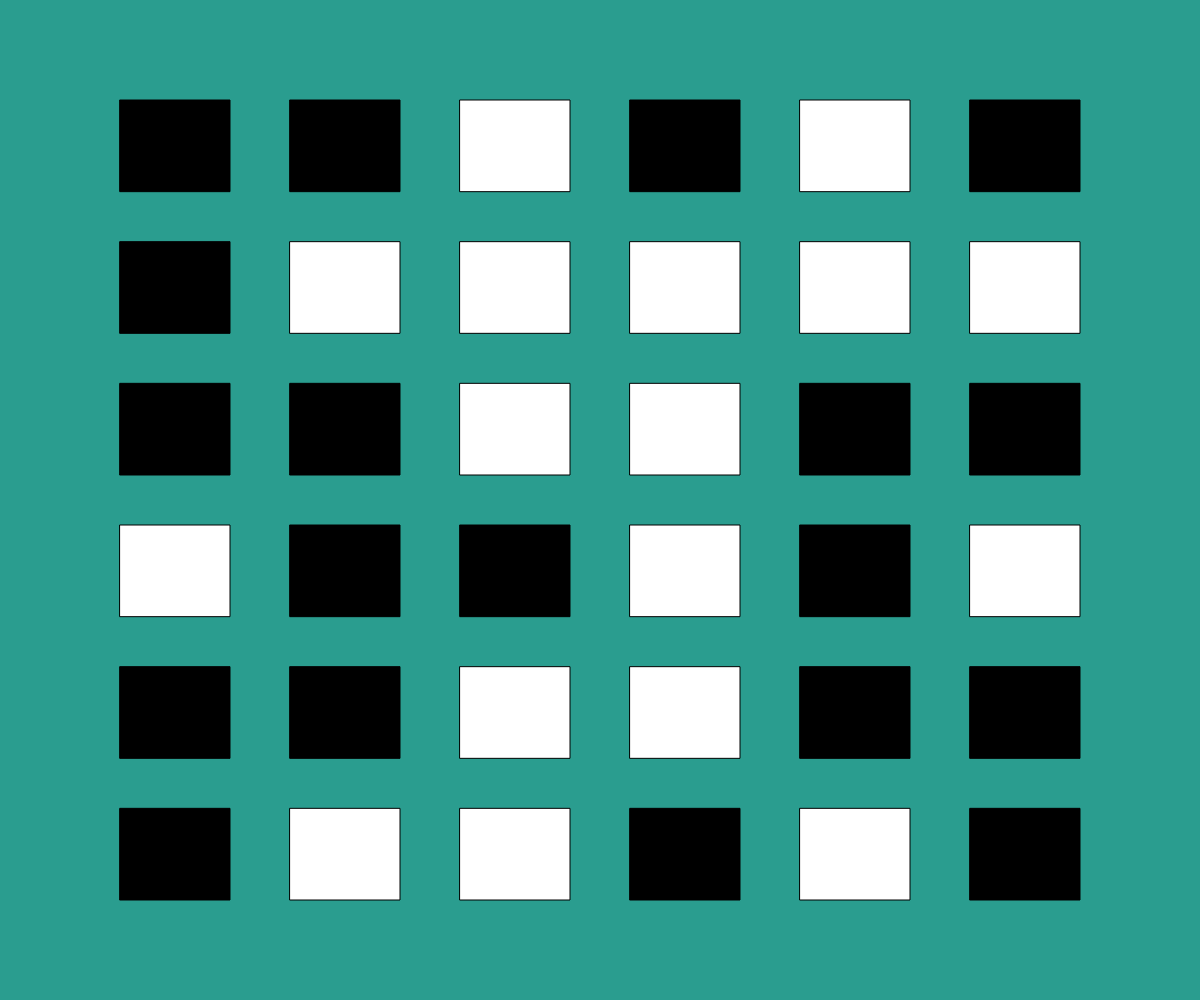
Frame 1 (no input)
Frame 60 (no input): identical to frame 1, image omitted
Frame 120 (the mouse pressed at the canvas centre since frame 60): identical to frame 1, image omitted

The p5.js sketch that drew this single still picture (run headless with seeded random() and noise() and a simulated clock; from frame 60 on, the mouse is pressed at the canvas centre):

// p5.js sketch
// ── sketch.js
// Memory Parity Demo
// Dan Schellenberg

let theBoard, buttonArray;
let edgeHorizontalBuffer, edgeVerticalBuffer;
let cellHorizontalBuffer, cellVerticalBuffer;
let cellWidth, cellHeight;
let state;

async function setup() {
  createCanvas(windowWidth, windowHeight);
  theBoard = random(boards);
  setBufferValues();
  buttonArray = createButtons(theBoard);
  state = "board set";
}

function draw() {
  if (state === "board set") {
    background("#2a9d8f");
  }
  else if (state === "waiting for choice") {
    background("#e9c46a");
  }
  
  for (let button of buttonArray) {
    button.display();
  }
}

function windowResized() {
  resizeCanvas(windowWidth, windowHeight);
  setBufferValues();
  buttonArray = createButtons(theBoard);
}

function mousePressed() {
  if (state === "board set") {
    let clickedAButton = false;
    for (let button of buttonArray) {
      if (button.handleClick(mouseX, mouseY)) {
        clickedAButton = true;
      }
    }

    if (clickedAButton) {
      state = "waiting for choice";
    }
  }
}

function setBufferValues() {
  edgeHorizontalBuffer = width * 0.1;
  edgeVerticalBuffer = height * 0.1;

  cellHorizontalBuffer = width * 0.05;
  cellVerticalBuffer = height * 0.05;

  cellWidth = (width - edgeHorizontalBuffer*2 - cellHorizontalBuffer*5)/6;
  cellHeight = (height - edgeVerticalBuffer*2 - cellVerticalBuffer*5)/6;
}

function createButtons(startingValues) {
  let theButtons = [];
  let startingState;
  for (let y=0; y<6; y++) {
    for (let x=0; x<6; x++) {
      let oneDimensionalArrayLocation = y*6 + x;
      if (startingValues[oneDimensionalArrayLocation] === 0) {
        startingState = true;
      }
      else {
        startingState = false;
      }
      let someButton = new Button((cellWidth+cellHorizontalBuffer)*x+edgeHorizontalBuffer, (cellHeight+cellVerticalBuffer)*y+edgeVerticalBuffer, cellWidth, cellHeight, startingState);
      theButtons.push(someButton);
    }
  }
  return theButtons;
}

class Button {
  constructor(x, y, w, h, state) {
    this.x = x;
    this.y = y;
    this.width = w;
    this.height = h;
    this.state = state;
  }

  display() {
    if (this.state === true) {
      fill("white");
    }
    else {
      fill("black");
    }
    rect(this.x, this.y, this.width, this.height);
  }

  handleClick(x, y) {
    if (this.checkIfInside(x, y)) {
      this.state = !this.state;
      return true;
    }
  }

  checkIfInside(x, y) {
    return x >= this.x && x <= this.x + this.width &&
           y >= this.y && y <= this.y + this.height;
  }
}

// Array of 280 unique possible boards.  These could alternatively be stored
// in a file/database and retrieved from there.
let boards = 
[
  [1,0,1,0,0,0,0,0,1,1,1,0,0,1,1,0,1,1,0,1,0,0,0,0,0,1,1,1,0,1,1,0,0,1,0,1],
  [1,0,0,0,0,1,0,1,1,1,0,0,0,1,0,1,1,1,1,1,0,0,1,0,0,0,0,1,1,0,1,1,0,1,0,0],
  [1,0,1,0,0,1,1,0,1,1,1,0,0,0,0,0,1,0,1,1,0,1,1,0,0,1,1,1,0,0,0,0,0,1,0,1],
  [0,0,1,0,1,1,0,1,1,0,0,0,0,1,0,0,1,1,1,1,1,0,1,0,0,0,1,1,1,0,1,0,0,0,0,1],
  [1,0,1,0,0,0,1,0,0,1,0,1,1,0,1,1,0,1,1,1,1,1,0,1,0,0,1,0,1,0,0,0,0,0,1,0],
  [0,0,1,1,1,1,0,0,1,0,0,0,0,1,1,1,0,1,0,0,1,1,1,0,1,1,0,0,0,0,0,0,1,1,1,0],
  [0,1,0,0,0,0,0,1,0,1,0,0,1,0,1,1,1,1,1,0,1,1,0,1,1,0,1,0,0,1,0,0,0,1,0,1],
  [0,1,1,1,0,0,0,0,0,0,1,1,0,1,1,1,0,0,1,0,1,1,1,0,0,0,0,1,0,0,1,1,1,1,0,0],
  [0,0,1,0,0,1,1,1,0,0,1,0,1,0,1,1,1,0,1,1,1,1,1,0,0,0,0,0,1,1,1,1,1,1,0,1],
  [1,0,1,1,1,0,1,0,1,0,1,0,1,0,1,1,0,1,1,0,1,1,0,0,0,1,1,1,1,0,1,1,0,0,0,1],
  [1,0,1,1,1,1,1,1,0,0,0,0,0,1,1,1,1,1,0,1,1,1,0,1,0,1,0,0,1,1,1,0,0,1,0,0],
  [1,0,0,0,1,1,0,1,1,1,1,0,0,0,1,1,0,1,1,0,1,1,0,1,0,1,0,1,0,1,0,1,1,1,0,1],
  [1,0,1,1,0,1,1,0,1,0,1,0,1,0,0,0,1,0,1,0,1,1,0,0,0,0,0,1,0,1,0,1,1,0,0,1],
  [0,0,1,1,1,1,1,0,0,0,0,0,1,0,1,0,1,1,0,1,1,0,0,1,0,0,0,1,1,0,1,1,0,0,0,1],
  [1,0,0,1,1,0,1,0,1,0,0,0,0,0,1,1,0,1,0,1,0,0,0,1,0,1,0,1,0,1,1,0,1,1,0,1],
  [1,0,0,0,1,1,0,1,1,0,0,0,1,0,0,1,1,0,1,1,0,1,0,1,0,0,0,0,0,1,1,1,1,1,0,0],
  [0,1,1,1,1,0,1,1,1,0,1,1,0,1,1,0,1,1,0,1,0,0,0,0,1,0,1,0,1,1,0,1,0,0,0,0],
  [0,1,0,0,1,0,1,0,1,1,1,1,0,1,0,1,1,1,0,0,0,0,0,1,0,1,0,1,1,1,0,1,0,1,1,0],
  [0,0,0,0,1,0,1,1,0,1,0,1,0,0,0,0,1,0,1,1,0,1,1,0,1,1,0,1,1,1,0,1,1,1,1,0],
  [0,1,1,0,1,0,1,1,1,0,1,0,1,0,0,0,0,0,1,1,1,0,1,0,1,1,1,1,0,1,0,1,0,0,1,0],
  [0,1,0,1,1,1,0,0,0,0,1,0,1,1,0,1,0,1,1,0,0,1,1,0,0,1,1,1,1,0,0,0,1,1,0,1],
  [0,0,1,1,0,0,0,1,0,1,0,1,1,1,0,0,0,0,1,1,1,1,0,1,0,1,1,0,1,1,1,0,0,1,0,1],
  [1,0,1,1,0,0,0,1,1,1,1,0,0,1,1,0,0,1,1,0,1,0,1,1,0,1,0,0,0,0,1,1,1,0,1,0],
  [1,0,1,0,0,1,1,1,0,1,1,0,1,0,1,1,1,1,0,0,0,0,1,1,1,0,1,0,1,0,0,0,1,1,0,0],
  [1,1,1,1,0,0,1,1,0,0,0,1,1,0,0,0,0,1,0,1,1,0,0,1,0,1,0,1,1,1,1,1,0,1,1,1],
  [1,0,0,1,1,1,1,1,1,0,1,1,0,0,1,0,0,1,1,1,0,0,0,1,1,1,0,0,0,0,1,1,1,1,1,0],
  [1,1,1,0,1,1,1,1,1,0,1,0,1,0,0,1,1,0,1,0,0,0,0,1,1,0,0,0,1,1,0,0,1,1,1,1],
  [0,1,1,1,1,1,0,0,0,0,1,1,1,0,0,0,1,1,1,0,0,1,0,0,1,1,0,1,1,1,1,1,1,0,0,1],
  [1,0,0,0,1,0,0,0,1,1,0,1,1,1,1,0,1,0,0,0,1,0,1,1,0,0,1,1,0,0,0,0,0,1,1,1],
  [0,0,0,1,0,1,0,0,0,1,0,0,0,1,1,1,1,0,1,1,0,0,1,0,1,0,1,1,0,1,1,0,1,0,1,0],
  [1,1,1,0,0,0,0,0,1,1,0,0,1,1,0,1,0,0,0,1,0,1,1,1,1,0,1,1,0,0,0,1,0,0,0,1],
  [0,1,0,1,0,1,1,0,1,1,0,1,0,1,0,0,1,1,0,1,1,1,1,0,0,0,1,0,0,0,1,0,1,0,0,0],
  [0,0,1,0,1,0,0,1,0,1,1,0,1,0,1,0,1,1,1,1,0,1,0,0,1,0,1,0,1,1,1,1,1,1,0,1],
  [1,1,1,1,0,0,1,0,1,0,1,0,1,1,0,1,0,1,1,0,1,0,1,0,0,1,0,1,1,1,1,1,0,1,0,0],
  [1,0,1,1,1,1,1,1,0,1,0,1,0,0,1,0,1,1,1,1,0,1,0,1,0,1,1,0,1,0,0,1,0,1,0,0],
  [0,0,1,0,1,1,1,1,1,0,1,0,0,1,0,1,0,1,1,0,1,0,1,1,0,1,0,1,0,1,0,0,1,1,1,1],
  [0,1,0,0,1,0,1,0,0,1,0,1,0,1,0,1,1,1,1,0,0,0,1,1,1,0,1,1,1,0,1,1,1,0,0,0],
  [1,1,1,0,1,0,1,0,0,1,0,1,1,1,0,0,0,0,0,1,0,1,1,0,0,1,1,1,0,1,0,0,1,1,1,0],
  [0,0,0,1,1,1,0,1,1,1,0,1,1,1,0,0,0,1,1,1,1,0,1,0,1,0,1,0,0,1,0,1,0,0,1,0],
  [0,1,1,1,0,0,1,0,1,1,1,0,0,1,1,0,1,0,0,0,0,0,1,1,1,0,1,0,0,1,0,1,0,1,1,1],
  [1,1,0,1,0,1,0,1,0,1,0,1,0,1,0,1,0,0,1,0,1,0,0,1,1,0,0,1,1,1,1,0,1,1,1,1],
  [1,1,1,0,0,1,0,0,0,1,1,1,1,0,1,0,0,0,1,1,0,1,1,1,1,1,0,0,0,0,1,1,1,0,1,1],
  [1,1,1,1,0,1,1,1,1,0,0,1,1,0,0,1,0,1,0,0,1,0,1,0,1,0,1,0,1,0,1,0,1,0,1,1],
  [1,1,0,1,1,1,0,0,0,0,1,1,1,1,1,0,1,1,0,0,0,1,0,1,1,1,1,0,0,0,1,0,0,1,1,1],
  [1,1,0,0,1,1,0,1,0,0,1,1,0,1,1,1,0,1,1,1,0,0,0,1,1,0,0,1,1,1,1,1,1,1,1,0],
  [1,1,1,0,0,1,1,0,1,1,1,1,1,0,0,1,0,0,1,1,0,1,0,0,1,1,0,0,1,1,0,1,1,1,1,1],
  [0,1,1,1,1,1,1,1,1,0,0,1,1,0,0,0,1,1,1,0,1,1,1,0,1,1,0,0,1,0,1,1,0,0,1,1],
  [1,1,1,1,1,0,1,1,0,0,1,1,0,0,1,0,1,1,0,0,1,0,0,1,1,1,1,1,0,1,1,0,0,1,1,1],
  [1,1,1,0,0,1,1,1,0,1,0,0,1,0,0,0,1,0,1,1,1,1,0,1,0,1,0,0,0,1,0,1,0,1,1,0],
  [0,0,1,1,1,1,1,1,1,0,1,1,0,0,1,0,0,1,1,0,1,0,1,0,1,0,0,1,0,0,0,1,1,0,0,1],
  [0,1,1,0,1,0,1,0,0,0,1,0,1,0,1,1,1,1,0,1,0,0,0,1,0,0,1,0,1,1,1,0,0,1,1,1],
  [1,0,0,1,1,0,0,0,1,0,0,1,0,1,0,1,0,1,1,0,0,1,0,0,1,1,0,1,1,1,1,1,1,1,0,0],
  [0,0,1,1,1,1,0,1,0,1,0,1,0,1,1,1,0,1,1,1,1,0,1,1,1,1,1,0,0,1,0,1,0,0,0,0],
  [0,1,1,0,0,0,1,1,1,1,1,0,0,1,1,1,0,1,0,0,0,1,1,1,0,0,1,0,0,1,0,1,1,1,1,1],
  [0,0,0,0,1,0,1,0,0,1,1,1,1,1,0,1,1,1,1,0,1,1,1,0,1,0,1,0,1,0,1,1,1,1,0,0],
  [1,1,1,1,1,0,1,0,0,1,0,0,1,1,1,0,0,0,1,0,1,1,1,0,0,1,1,1,1,1,0,0,0,1,1,0],
  [0,1,1,0,0,0,1,0,0,1,1,0,0,1,1,0,0,0,1,1,1,1,0,1,0,1,0,1,0,0,0,1,1,0,1,0],
  [0,0,1,0,1,0,1,1,1,1,0,1,1,0,1,1,0,1,0,1,1,0,1,0,1,0,0,0,1,0,0,0,1,0,0,0],
  [0,1,0,1,1,0,0,0,1,0,1,0,1,0,1,1,1,1,0,0,0,1,1,0,0,1,1,0,0,1,0,0,0,1,1,0],
  [0,0,0,1,0,0,0,1,0,0,0,1,0,1,0,1,1,0,1,0,1,1,0,1,1,0,1,1,1,1,0,1,0,1,0,0],
  [1,0,0,1,0,0,1,1,0,0,0,1,0,1,1,1,1,0,0,1,1,0,0,1,1,1,1,0,0,1,1,1,1,1,1,0],
  [1,1,0,0,1,1,1,1,1,1,1,0,1,1,1,1,0,0,1,0,0,1,0,1,1,0,0,1,0,0,0,1,1,0,1,0],
  [0,1,1,1,1,1,1,0,0,1,1,1,1,0,0,1,1,0,0,1,1,1,1,0,1,0,0,0,1,1,0,0,1,0,0,1],
  [0,1,0,1,1,0,0,0,1,0,0,1,1,0,1,0,0,1,0,0,1,1,1,1,0,1,1,1,1,1,1,1,0,0,1,1],
  [1,0,1,1,1,0,0,0,1,0,1,1,1,1,1,0,1,0,0,1,0,1,1,0,0,0,1,1,0,0,0,1,0,0,0,0],
  [0,0,0,1,0,1,1,0,1,1,0,0,0,1,0,1,1,1,0,1,1,0,0,1,0,0,1,1,1,1,0,0,0,0,1,0],
  [0,0,0,0,1,0,0,0,1,1,0,0,0,1,1,0,1,0,0,1,0,1,1,1,1,1,0,1,0,0,0,1,1,1,0,1],
  [0,1,0,0,0,0,1,1,1,1,0,0,1,0,0,1,1,0,1,1,1,0,1,0,0,0,1,1,0,1,1,0,1,0,0,0],
  [0,0,0,1,0,1,1,0,0,1,0,1,1,1,1,0,0,1,0,0,1,0,1,1,1,1,1,1,0,0,1,1,1,0,1,1],
  [1,1,0,1,1,0,1,1,0,1,0,0,1,1,1,1,0,0,0,1,0,0,1,1,1,0,1,0,0,0,1,0,1,1,1,1],
  [1,1,0,1,1,1,0,0,1,1,1,1,1,1,0,1,0,0,1,0,0,1,1,1,1,0,1,0,0,1,1,0,1,0,0,0],
  [1,1,1,1,0,1,0,0,0,1,0,1,1,1,0,0,1,0,0,0,1,1,1,1,0,0,1,0,1,1,0,1,1,0,1,1],
  [0,1,0,1,0,0,0,0,0,0,0,1,1,0,1,0,0,0,1,1,1,1,1,0,0,1,0,0,1,0,0,0,0,1,0,0],
  [0,0,1,1,0,0,0,1,1,0,0,1,0,0,1,1,0,0,1,0,1,0,0,1,0,1,1,0,0,0,0,0,0,0,1,0],
  [0,0,1,0,0,0,0,1,0,0,1,0,0,1,1,1,1,1,0,0,0,1,0,1,1,0,0,0,0,0,0,0,1,0,1,0],
  [0,1,0,0,0,0,0,0,0,1,1,0,1,0,0,1,0,1,0,0,1,1,0,0,1,0,0,1,1,0,0,0,1,1,0,0],
  [1,0,1,0,1,1,0,1,0,1,0,1,1,1,1,0,1,0,1,0,0,0,0,0,0,0,0,1,0,1,1,1,0,1,0,0],
  [1,0,1,1,0,1,1,0,0,1,1,0,0,0,0,1,0,1,1,1,0,0,1,0,0,0,0,1,0,1,0,1,0,0,1,1],
  [0,0,1,0,1,1,1,0,1,0,0,0,0,0,0,0,0,1,0,1,0,1,1,1,1,0,1,0,1,0,1,1,0,1,0,1],
  [1,1,0,0,1,0,1,0,1,0,0,0,0,1,0,0,1,1,1,0,1,0,0,0,0,1,1,0,0,1,1,0,1,1,0,1],
  [0,0,0,1,0,1,1,1,1,1,1,0,1,1,1,0,0,1,0,1,1,0,1,0,0,1,0,1,0,0,0,1,1,0,0,1],
  [0,0,0,1,1,0,1,1,1,1,1,0,1,0,1,1,1,0,0,1,0,0,1,1,0,0,1,0,1,0,1,0,0,1,0,1],
  [1,0,0,1,1,0,0,0,1,0,1,0,0,1,0,1,1,0,1,0,0,1,1,1,0,1,1,1,1,1,1,0,1,0,0,0],
  [1,0,1,0,0,1,0,1,0,1,0,0,1,1,0,0,1,0,0,1,1,1,0,1,0,1,1,1,1,1,0,1,1,0,0,0],
  [1,0,1,1,0,1,1,0,1,1,1,1,1,1,1,1,0,0,1,0,1,1,0,0,0,0,0,0,1,1,0,0,0,1,0,0],
  [0,0,1,1,1,1,0,0,0,1,0,0,0,0,1,1,1,1,1,0,1,1,1,1,0,1,0,0,1,0,0,1,0,0,1,1],
  [0,0,1,0,0,0,1,1,0,0,0,0,0,0,1,1,0,1,0,0,1,1,1,1,1,1,1,1,0,1,1,0,1,1,0,1],
  [1,1,0,0,1,0,0,1,0,0,1,0,1,1,1,1,0,1,1,1,1,1,0,0,0,0,1,0,0,0,1,1,1,1,0,0],
  [1,0,0,1,0,0,1,0,1,0,1,0,0,0,0,0,1,1,0,0,1,0,1,1,0,0,0,0,1,1,0,1,0,0,0,0],
  [0,0,0,0,1,1,1,0,0,0,0,0,0,0,1,0,1,0,0,0,0,0,0,1,0,1,1,1,1,0,0,1,1,1,0,0],
  [0,0,0,0,1,0,1,1,0,0,0,0,1,1,0,1,0,0,1,1,0,0,0,0,0,1,0,1,0,1,0,0,1,0,0,1],
  [0,0,1,1,1,0,0,1,1,1,1,0,1,0,0,0,0,0,0,1,0,1,0,0,0,0,0,0,0,1,1,1,0,0,0,0],
  [1,1,1,0,1,0,0,0,0,1,1,1,0,0,1,1,1,1,1,1,1,0,0,0,0,0,0,0,1,1,0,1,1,1,0,0],
  [0,0,1,0,0,1,1,0,1,0,0,1,1,0,1,1,0,1,1,0,0,1,1,0,0,1,0,1,1,1,0,1,0,1,1,0],
  [0,0,1,1,1,0,1,1,0,0,0,0,0,0,0,1,1,1,1,1,1,1,0,0,1,1,1,0,0,0,0,1,0,1,1,1],
  [0,1,1,0,1,0,1,1,1,0,1,0,0,1,1,0,0,1,1,0,1,1,0,1,1,0,0,1,0,1,1,0,0,1,0,0],
  [0,1,1,0,0,0,1,1,1,1,1,0,1,1,0,0,1,1,1,0,0,0,1,1,0,1,1,1,0,1,1,1,1,1,1,0],
  [1,0,1,1,1,0,1,1,0,1,1,1,1,1,0,0,1,1,1,1,0,0,1,0,1,0,1,1,1,0,0,1,1,1,0,0],
  [0,1,1,1,1,1,1,0,1,1,1,0,1,1,0,0,0,1,1,1,0,0,1,1,0,1,1,1,1,1,0,0,0,1,1,0],
  [0,0,1,1,1,0,0,1,1,1,0,1,0,1,0,0,1,1,1,1,0,0,1,1,1,1,1,0,1,1,0,1,1,1,0,1],
  [1,1,1,0,1,0,0,0,0,1,0,0,0,0,1,0,1,0,1,1,1,1,0,1,1,1,0,0,0,0,1,0,1,1,0,0],
  [1,1,1,0,0,1,0,1,1,0,0,1,1,0,1,1,0,1,1,0,1,0,1,0,0,0,0,1,0,1,0,0,1,0,0,0],
  [0,0,1,1,0,1,0,0,0,0,1,1,1,0,1,1,1,1,0,1,0,1,0,0,0,0,1,0,0,0,0,1,0,1,1,1],
  [0,0,0,1,0,0,1,0,1,0,0,0,0,1,0,1,0,1,1,0,1,1,0,1,1,0,0,1,1,0,1,0,0,1,1,1],
  [0,0,1,0,0,1,1,1,1,0,1,1,1,0,1,1,0,1,1,1,1,0,0,0,1,1,0,0,0,0,0,0,0,0,1,0],
  [0,1,1,1,1,0,0,1,1,0,1,0,0,0,1,1,1,1,0,0,0,1,0,0,1,0,0,0,1,0,0,0,0,1,1,1],
  [0,1,0,0,0,0,0,0,0,0,1,1,0,0,0,1,1,1,1,0,1,1,0,1,1,1,0,1,1,1,1,0,0,1,0,0],
  [1,1,1,0,0,0,0,1,0,0,0,1,0,0,1,0,0,0,1,1,1,1,0,0,0,1,0,1,1,0,0,1,1,1,1,0],
  [0,1,1,1,0,1,1,0,1,0,1,0,1,0,0,1,1,1,1,1,0,1,0,0,0,1,1,0,0,0,1,0,1,0,0,1],
  [1,0,1,1,1,0,0,1,1,0,0,1,1,1,0,0,1,1,0,0,1,1,0,1,0,0,0,1,1,0,1,0,0,1,0,1],
  [1,0,0,1,0,1,0,0,0,1,1,0,0,0,1,0,1,1,1,1,1,0,0,1,0,1,0,1,0,1,1,0,1,1,1,0],
  [1,0,1,0,0,1,0,1,1,0,0,0,1,0,1,1,0,0,1,1,0,0,1,1,1,0,0,1,1,0,0,1,1,1,0,1],
  [0,0,1,1,0,0,0,0,0,1,1,1,0,0,1,0,1,0,0,1,0,1,1,0,1,1,0,0,1,1,1,1,0,0,0,1],
  [1,1,0,0,0,0,1,1,1,0,0,0,0,0,0,1,0,1,0,0,1,0,1,1,0,1,1,1,1,0,1,1,0,0,1,0],
  [1,0,0,0,1,1,1,1,0,0,1,1,0,1,1,0,1,0,0,1,0,1,0,0,1,1,1,0,0,0,0,0,1,1,0,0],
  [0,1,0,0,1,1,0,1,1,1,1,0,1,1,0,1,0,0,1,0,1,0,0,0,0,0,0,1,1,1,0,0,0,0,1,1],
  [1,1,0,1,1,0,0,1,1,0,0,1,0,1,0,0,0,1,0,1,0,1,1,0,1,1,1,0,0,1,0,0,0,1,0,0],
  [0,1,0,0,0,1,0,1,1,1,1,1,0,1,0,0,1,0,1,0,1,0,0,1,0,0,1,0,0,1,0,1,0,1,1,0],
  [0,0,1,0,0,0,1,0,0,1,1,1,0,1,1,0,1,0,1,0,0,0,1,0,1,0,0,1,1,0,0,1,1,0,1,1],
  [0,1,1,0,1,0,1,0,0,1,0,0,1,0,0,1,0,1,0,1,0,0,1,0,1,1,1,1,1,0,1,0,0,0,1,0],
  [1,0,1,0,0,0,1,1,0,1,0,0,0,1,0,0,1,0,0,0,0,0,0,1,1,1,1,0,1,0,1,0,0,0,0,0],
  [1,1,0,0,1,1,0,1,0,1,1,0,0,1,0,0,0,1,0,0,0,0,1,0,0,1,0,1,0,0,0,0,1,0,0,0],
  [0,0,0,0,0,1,0,1,0,1,1,1,1,0,0,0,0,0,0,1,0,0,1,0,0,0,1,0,1,1,0,0,0,1,0,1],
  [0,0,0,1,0,0,0,0,1,0,1,0,0,1,0,0,0,0,1,0,0,0,1,0,0,1,1,0,1,0,1,1,0,0,1,1],
  [1,1,1,0,1,0,1,1,0,0,0,1,0,0,1,1,0,0,1,1,0,0,0,1,1,0,1,0,0,0,0,0,1,0,1,1],
  [0,1,1,0,1,1,0,0,1,0,1,1,1,1,0,1,0,1,0,0,0,1,0,0,1,0,0,0,0,1,1,0,1,0,1,0],
  [1,1,0,1,0,0,0,0,0,1,0,1,1,0,0,0,1,1,0,0,1,1,0,0,1,0,0,0,1,1,0,1,0,1,1,1],
  [0,1,0,1,0,1,1,0,0,0,0,1,0,0,1,0,0,0,1,0,1,0,1,1,1,1,0,1,0,0,1,1,0,1,1,0],
  [1,0,1,0,0,0,1,0,1,1,1,1,1,0,1,1,0,1,0,0,0,0,1,0,1,0,1,1,0,1,0,1,0,0,0,0],
  [0,1,0,1,1,1,1,0,0,0,0,0,0,1,0,1,1,1,0,1,0,1,1,0,0,0,1,0,1,0,0,1,0,1,1,0],
  [0,0,0,0,1,0,1,0,1,1,0,1,0,1,0,0,0,0,1,0,1,1,0,1,1,1,1,1,0,1,0,0,0,1,0,1],
  [0,1,1,0,1,0,0,1,0,1,0,0,0,1,1,0,1,0,1,1,1,0,1,0,0,0,0,0,0,1,1,1,1,0,1,0],
  [1,0,0,1,1,1,1,1,1,1,1,0,1,1,1,0,1,0,0,0,1,1,1,0,1,0,1,1,0,1,0,1,0,1,0,1],
  [0,1,0,1,1,1,1,0,0,1,1,0,0,1,1,1,1,0,1,1,1,0,1,1,0,0,1,1,1,1,1,1,0,0,0,1],
  [1,0,1,0,1,0,1,0,1,1,0,1,0,1,1,1,0,0,0,1,0,1,1,1,0,1,1,1,1,1,1,1,1,0,0,1],
  [1,0,0,0,1,1,1,1,1,1,0,0,1,1,0,1,1,1,0,1,1,1,1,0,0,1,1,0,0,1,1,1,1,0,1,0],
  [1,1,0,1,1,0,1,1,1,1,0,1,0,1,1,1,1,0,0,1,1,0,0,1,1,0,0,1,1,1,1,1,1,1,1,0],
  [1,1,0,0,1,1,1,0,1,1,1,1,1,0,1,1,1,0,1,1,0,1,1,1,1,1,0,1,0,1,0,1,1,0,1,0],
  [0,1,1,1,1,1,1,1,1,0,0,1,1,0,0,1,1,0,0,1,1,1,1,0,1,0,1,1,1,1,0,1,1,0,1,1],
  [0,1,0,1,1,0,1,0,1,0,1,1,1,1,1,0,1,1,0,1,1,1,0,1,1,1,1,1,0,1,1,1,0,0,1,1],
  [1,0,1,0,0,0,1,1,0,1,0,0,1,0,1,1,0,1,1,0,1,0,1,0,0,0,0,0,1,1,0,0,1,1,0,1],
  [0,0,1,1,1,1,0,0,0,0,1,0,1,0,1,1,0,1,1,0,0,1,1,0,0,1,1,0,0,0,1,1,0,1,0,0],
  [1,0,1,1,0,0,1,1,0,0,0,0,0,1,0,1,0,1,1,0,1,1,0,1,0,0,1,0,1,1,0,0,0,1,0,1],
  [0,0,1,0,1,1,0,0,0,1,1,0,0,1,1,0,0,1,1,0,1,1,0,1,0,1,0,0,0,0,1,1,1,1,0,0],
  [1,0,0,1,1,1,1,1,0,0,1,0,0,1,0,1,0,0,0,0,0,0,0,1,1,0,1,0,1,1,1,1,1,1,1,0],
  [1,1,0,0,1,1,1,0,0,1,1,0,1,1,0,0,0,0,1,0,0,1,0,1,1,1,0,0,1,1,0,1,1,0,0,1],
  [0,1,1,1,1,1,1,1,0,1,0,1,1,0,0,0,0,0,0,0,1,0,1,0,0,1,0,0,1,1,1,1,1,0,0,1],
  [1,0,0,1,1,0,1,1,0,0,1,1,1,0,1,0,0,1,0,0,0,0,1,1,0,1,1,0,0,1,1,1,0,0,1,1],
  [1,0,0,0,1,0,0,0,0,0,1,0,1,0,0,0,0,1,0,1,0,1,1,0,1,0,1,1,1,0,1,0,1,1,0,0],
  [1,1,0,1,0,1,0,0,1,0,0,0,1,1,0,0,0,0,1,1,1,0,0,0,0,1,1,0,1,1,0,0,0,1,0,0],
  [0,0,1,1,0,1,0,1,1,1,0,1,0,1,1,0,1,0,1,0,0,0,0,1,0,1,0,0,0,0,0,1,0,0,0,1],
  [0,0,1,0,0,0,1,1,0,1,1,0,0,0,0,1,1,1,0,0,0,0,1,1,0,0,0,1,0,0,1,0,1,0,1,1],
  [1,1,0,1,0,1,1,0,1,1,1,1,1,1,0,1,0,1,1,1,0,1,1,1,0,1,0,0,1,0,0,1,1,1,1,1],
  [0,0,1,1,1,1,1,1,1,1,0,1,1,0,0,0,1,0,1,0,1,1,1,1,1,1,1,0,1,0,1,0,1,1,1,1],
  [1,1,1,1,1,0,0,1,0,0,1,0,1,1,1,0,1,1,1,0,1,0,1,1,1,1,1,1,0,1,1,0,1,0,1,1],
  [1,1,1,1,0,1,0,1,0,1,1,1,1,1,1,1,0,1,0,1,0,0,0,1,1,0,1,1,1,1,1,1,1,1,0,0],
  [0,1,1,1,0,1,0,0,1,0,1,1,0,1,0,1,1,1,0,1,1,1,1,1,1,0,0,0,1,0,1,0,1,0,0,1],
  [1,1,0,0,0,0,0,0,1,1,0,1,1,0,1,0,1,1,0,0,1,1,0,1,0,1,1,1,1,0,1,0,1,1,1,1],
  [1,0,0,1,0,1,0,1,0,0,0,1,1,1,1,1,1,0,1,1,1,0,1,0,1,1,0,1,0,0,1,0,1,1,1,0],
  [1,1,1,1,0,1,0,1,1,1,1,0,1,0,1,1,0,0,1,1,0,1,0,1,1,0,1,1,0,0,0,0,0,0,1,1],
  [0,0,1,1,0,0,1,0,0,1,1,0,1,0,0,1,1,1,0,0,1,0,0,0,1,0,1,1,1,0,1,1,1,1,1,0],
  [1,1,0,1,1,0,1,0,0,0,0,0,1,1,1,0,0,1,1,1,0,1,1,1,1,1,0,1,1,0,0,0,0,1,0,0],
  [0,1,1,1,1,1,0,1,1,1,0,1,0,0,0,1,0,0,1,1,1,0,0,1,0,1,1,0,0,1,0,0,1,1,0,0],
  [0,0,1,0,0,0,0,1,1,0,1,1,1,1,1,0,1,1,1,0,0,1,1,1,0,0,0,0,0,1,0,1,1,0,1,1],
  [0,0,1,1,1,1,0,0,1,1,0,1,0,1,1,1,1,0,0,0,0,1,1,1,1,0,1,0,0,0,1,0,0,1,1,0],
  [1,1,0,0,0,0,0,0,0,1,0,0,0,1,0,1,1,1,1,0,1,1,1,1,1,0,1,1,0,1,0,0,1,0,1,1],
  [0,1,1,0,0,1,0,0,0,1,0,1,1,1,1,0,0,0,0,1,1,1,1,0,1,0,1,1,0,0,1,1,1,1,0,0],
  [1,1,0,1,0,0,1,0,1,1,0,1,1,1,1,1,0,1,1,1,1,0,1,0,0,0,1,0,0,0,0,0,0,0,1,1],
  [1,0,1,0,0,0,0,0,0,1,1,1,0,1,0,0,0,1,1,0,0,1,1,0,0,1,1,1,1,0,0,1,0,0,1,1],
  [0,0,1,0,0,1,1,1,0,1,0,0,0,1,0,0,0,1,0,1,1,0,1,0,1,1,1,0,1,0,1,0,0,1,1,0],
  [1,1,0,0,1,0,0,1,1,1,1,0,0,1,1,0,0,1,1,0,0,0,1,0,1,1,1,0,0,0,0,0,0,1,0,1],
  [0,1,1,0,0,1,0,1,0,1,1,1,0,1,0,1,1,0,1,0,0,0,1,0,0,0,1,0,1,1,1,0,0,1,0,0],
  [1,0,0,0,0,1,0,0,1,1,0,1,0,0,0,1,1,0,1,0,1,1,1,1,1,1,0,1,1,0,1,0,0,1,1,0],
  [1,1,1,0,0,1,0,1,0,0,0,0,0,0,1,0,1,0,1,1,1,1,1,0,1,1,1,1,0,0,0,0,1,0,1,1],
  [0,1,1,0,0,1,0,1,1,0,1,1,1,1,1,1,0,1,0,1,1,0,0,0,1,0,1,1,0,0,1,0,0,0,0,1],
  [1,1,0,1,0,0,0,0,1,1,1,1,0,1,1,1,1,1,0,1,0,1,0,0,0,0,0,0,1,0,1,0,0,1,1,1],
  [0,0,0,0,1,1,0,1,1,0,0,1,0,0,1,0,1,0,1,1,0,1,1,1,0,0,0,1,0,1,1,1,0,1,1,1],
  [1,0,1,0,0,0,1,0,1,0,1,0,0,0,0,1,1,0,1,1,1,0,0,0,1,0,1,1,0,1,1,1,1,0,1,1],
  [1,1,1,0,1,1,1,0,1,0,0,0,1,1,1,0,1,1,0,1,0,1,0,0,1,0,0,1,1,0,1,1,0,0,0,0],
  [1,1,0,1,1,1,1,0,1,1,0,1,0,0,0,1,1,1,0,1,1,0,0,0,0,1,0,1,0,1,0,0,0,1,0,1],
  [1,0,0,0,1,0,1,0,0,1,1,0,0,0,0,0,1,1,0,1,0,1,0,1,0,0,1,0,1,0,0,0,1,1,0,1],
  [0,0,0,0,1,1,0,0,1,0,0,0,1,1,0,0,0,0,1,0,1,0,1,0,0,1,0,1,1,1,1,0,1,1,0,0],
  [1,0,1,1,0,0,0,1,0,1,0,0,1,0,1,0,1,0,1,1,0,0,0,0,0,1,1,0,0,1,0,1,0,0,0,1],
  [0,0,1,1,0,1,1,1,1,0,1,0,0,1,0,1,0,1,0,0,0,0,1,1,0,0,0,1,0,0,1,1,0,0,0,0],
  [0,1,0,0,1,0,1,0,0,0,0,0,1,0,0,0,1,0,1,0,1,1,0,0,1,0,1,1,0,1,0,0,0,1,0,0],
  [0,1,1,1,1,0,0,0,0,0,0,1,0,1,1,0,0,0,1,1,1,0,0,0,0,0,0,1,0,1,0,1,0,0,0,0],
  [0,0,1,0,0,0,1,0,1,1,0,1,0,0,1,1,0,1,0,1,0,0,0,1,0,0,0,0,0,1,0,1,0,0,1,0],
  [0,0,0,0,1,0,1,0,1,0,0,0,0,0,0,1,1,1,0,0,0,1,1,0,1,0,0,0,0,0,0,1,1,1,1,0],
  [0,1,0,1,0,0,0,0,0,0,0,1,0,1,1,1,1,0,1,1,0,0,1,0,1,1,1,0,0,1,0,1,0,1,0,1],
  [0,1,1,0,0,0,1,1,1,1,0,1,0,1,0,1,0,0,1,0,0,1,0,1,0,0,1,1,0,0,1,1,0,0,1,0],
  [1,0,1,0,1,0,1,0,0,1,1,1,0,1,0,0,1,1,0,1,1,1,1,0,1,0,0,0,0,0,0,0,1,0,1,0],
  [0,1,0,0,1,1,0,0,1,1,0,0,1,0,1,0,0,1,0,0,1,0,1,0,1,0,1,1,1,1,0,0,0,1,1,0],
  [0,0,1,1,0,0,1,0,0,0,1,1,0,1,1,0,0,0,1,0,1,0,0,1,0,1,0,0,1,0,0,1,1,0,0,1],
  [0,0,1,0,1,0,1,1,0,1,0,0,1,0,1,1,0,1,0,0,0,0,0,1,0,1,0,0,1,0,1,0,1,0,1,0],
  [1,0,0,1,1,0,0,1,0,0,1,0,1,0,0,1,0,1,0,0,0,1,1,0,1,1,0,0,0,1,0,0,1,1,0,0],
  [0,1,0,1,0,1,0,1,0,0,1,0,1,0,0,0,0,0,1,0,1,1,0,1,0,0,1,0,1,1,0,1,0,1,0,0],
  [1,1,0,0,0,0,0,0,1,1,0,1,0,1,1,0,0,0,1,0,0,1,1,0,1,0,1,1,1,0,1,1,1,0,0,0],
  [1,1,1,0,0,1,1,0,0,1,0,1,1,1,0,1,1,0,0,1,1,0,1,0,0,1,1,0,0,0,0,0,0,0,1,0],
  [0,0,0,1,1,1,0,1,1,1,0,1,0,1,1,0,0,1,0,0,0,1,1,0,1,0,1,1,0,0,0,0,0,0,1,1],
  [0,1,0,0,0,0,0,0,0,1,1,0,0,1,0,1,1,0,0,1,1,0,1,1,1,0,1,0,0,1,1,0,0,1,1,1],
  [0,0,1,1,0,0,0,0,1,0,1,1,0,0,0,1,1,0,1,0,0,1,1,0,0,0,0,1,1,0,1,1,0,1,0,0],
  [1,0,1,0,0,0,1,0,0,0,0,0,0,0,0,0,1,1,1,1,1,1,0,1,0,1,1,1,1,0,0,0,0,0,1,0],
  [0,0,1,0,1,1,0,1,1,0,0,0,0,1,1,0,0,1,0,1,1,0,0,0,1,1,0,1,0,0,0,0,1,1,0,0],
  [0,1,0,0,0,0,0,1,1,1,1,0,1,0,1,1,1,1,1,1,0,0,0,0,0,0,0,0,0,1,0,0,0,1,0,1],
  [0,0,1,0,1,0,0,0,1,1,0,1,0,1,1,0,1,1,0,0,1,1,0,1,1,1,0,1,1,0,1,1,0,0,1,0],
  [1,1,0,0,0,0,1,1,0,1,0,0,0,0,1,1,1,1,0,1,1,0,1,0,1,1,0,1,0,1,0,0,1,1,1,0],
  [0,1,0,0,1,1,0,1,1,0,1,1,1,0,1,1,0,0,1,1,0,1,1,0,1,0,1,1,0,0,0,1,0,1,0,0],
  [0,1,1,1,0,0,1,0,1,0,1,1,0,1,0,1,1,0,1,1,1,1,0,0,0,0,1,0,1,1,0,0,0,0,1,1],
  [0,0,1,0,0,1,0,0,0,1,1,1,1,0,1,1,0,1,0,0,1,1,0,1,0,0,0,1,0,1,1,1,1,1,1,0],
  [1,0,0,1,0,0,1,0,0,0,0,0,1,0,1,1,0,1,1,1,1,1,1,0,1,0,0,0,1,0,0,1,1,1,1,1],
  [0,1,1,1,1,1,1,0,1,0,0,0,1,0,1,1,0,0,1,0,1,1,0,1,1,1,1,0,0,0,1,0,0,1,0,0],
  [1,1,1,1,1,0,0,1,0,0,0,1,0,1,1,1,1,1,1,0,1,1,0,1,0,0,0,0,0,1,0,0,1,0,0,1],
  [1,1,0,0,1,1,0,1,0,1,1,0,1,1,0,1,0,1,0,0,0,1,1,1,1,1,1,0,0,1,1,1,1,0,1,1],
  [1,1,0,1,0,1,1,1,0,1,1,1,1,1,0,0,0,0,0,0,1,1,1,0,1,0,1,0,1,1,1,1,1,1,0,1],
  [1,1,0,1,1,1,1,0,0,1,1,1,1,1,1,0,0,0,1,0,1,0,1,1,0,1,1,0,1,0,1,1,0,0,1,1],
  [1,0,1,1,1,1,1,1,0,1,0,1,0,1,1,1,0,0,0,0,0,0,1,1,1,1,1,0,1,1,1,0,1,0,1,1],
  [1,0,0,1,0,0,1,1,0,1,1,1,0,1,0,0,1,0,0,0,1,0,1,1,0,0,0,1,0,1,0,1,1,0,1,0],
  [0,0,0,0,1,1,1,0,0,1,1,0,1,0,1,0,0,0,0,1,0,0,1,1,1,0,1,1,1,0,0,1,1,0,1,0],
  [0,1,0,1,1,0,1,0,1,0,0,0,1,1,0,1,0,0,0,1,0,0,1,0,1,1,1,0,1,1,0,0,1,0,0,1],
  [0,1,0,1,1,0,0,1,1,1,0,1,1,1,0,0,1,0,0,0,0,1,0,1,0,1,1,0,0,1,1,1,0,0,0,0],
  [1,0,1,1,0,1,0,0,1,0,0,0,1,1,0,1,1,0,0,0,0,1,1,1,1,0,0,0,0,1,1,0,0,0,0,0],
  [1,1,0,1,0,1,0,0,0,1,0,0,0,0,0,0,1,1,0,0,1,1,0,1,0,0,1,1,0,0,0,1,1,0,0,1],
  [0,0,0,0,0,1,1,0,0,0,0,1,1,1,1,0,0,0,0,1,1,0,1,1,0,0,0,1,0,0,1,0,1,1,0,1],
  [1,0,0,1,1,0,0,0,1,1,0,0,1,0,1,1,0,0,1,1,0,0,0,0,0,0,1,0,0,0,1,0,1,0,1,1],
  [0,1,1,1,0,1,0,0,1,1,1,0,0,0,1,1,1,1,0,0,1,1,0,1,1,1,0,1,1,0,1,1,0,0,1,0],
  [1,1,0,0,0,0,1,1,0,0,0,1,0,0,1,1,1,1,0,1,1,1,1,1,1,1,0,1,1,0,0,0,1,1,0,1],
  [0,1,0,0,1,1,0,1,1,0,1,1,1,0,1,1,0,0,1,1,1,1,0,0,0,1,1,1,0,0,1,0,1,1,1,0],
  [1,0,1,1,0,0,0,1,1,0,1,1,1,1,1,1,1,0,1,1,1,1,0,0,1,0,0,0,1,1,0,0,0,0,1,1],
  [0,1,0,0,1,0,0,0,1,1,1,0,0,0,0,1,0,1,1,0,0,0,1,1,1,0,0,0,0,1,0,0,1,1,1,0],
  [0,1,1,0,0,0,0,0,0,0,0,1,1,0,0,0,1,0,1,0,0,1,1,0,1,0,1,0,1,1,0,1,1,1,0,0],
  [0,1,1,1,0,0,1,0,0,0,0,1,1,1,0,0,0,1,1,0,1,0,0,0,0,1,1,1,0,0,0,1,0,0,1,0],
  [0,0,1,1,1,0,1,1,0,1,0,1,0,1,1,0,0,1,0,1,0,0,0,1,1,0,0,0,0,0,0,0,0,1,1,0],
  [1,1,0,1,1,0,0,1,1,1,1,1,1,0,1,1,0,1,0,0,1,1,1,0,0,1,1,0,1,1,0,0,0,1,0,0],
  [0,0,0,1,0,1,0,1,0,0,1,1,0,1,1,1,1,0,1,0,1,1,1,1,0,1,1,0,1,1,0,1,0,1,1,0],
  [0,0,1,0,0,0,1,1,0,1,1,0,0,1,1,1,0,0,1,0,1,1,0,1,1,1,1,1,1,0,0,1,1,0,1,1],
  [0,1,1,0,1,0,1,1,0,1,1,0,1,1,1,1,0,1,0,1,1,1,1,0,1,1,0,0,1,0,1,0,1,0,0,0],
  [0,0,1,1,1,1,1,1,1,0,0,0,0,0,1,0,1,0,0,1,0,0,1,1,1,0,1,1,1,0,0,1,0,1,0,1],
  [0,1,0,0,1,0,1,0,1,0,1,0,0,1,0,1,1,1,1,1,0,0,0,1,0,1,1,1,0,1,1,0,1,0,0,1],
  [1,0,1,0,1,0,0,1,1,1,0,1,1,1,0,0,1,0,0,1,0,1,0,0,0,0,0,1,1,1,1,1,1,1,0,0],
  [1,0,0,1,0,1,1,0,1,1,1,0,1,0,0,0,1,1,1,1,1,0,1,0,0,1,0,1,0,1,0,1,0,0,1,0],
  [0,0,0,1,0,1,1,1,1,1,0,1,1,0,1,1,1,0,0,0,1,1,1,0,0,0,0,1,1,0,0,0,1,0,1,1],
  [0,0,0,1,1,0,0,0,0,0,1,0,1,0,1,1,1,0,0,1,1,1,1,1,1,1,1,1,0,0,1,0,0,0,1,1],
  [1,1,0,1,0,0,0,1,1,0,0,0,0,1,1,1,0,0,0,1,1,1,0,1,1,0,1,1,1,1,1,0,1,0,0,0],
  [1,1,0,0,0,1,0,0,1,1,1,1,1,1,1,1,1,0,0,1,1,1,0,1,0,1,0,0,0,0,0,1,1,0,0,0],
  [1,0,1,0,1,1,0,1,0,1,0,1,1,0,0,0,1,0,0,0,0,1,1,1,1,1,0,0,1,1,1,1,1,1,0,1],
  [1,1,0,1,0,1,1,1,0,0,1,0,1,0,0,0,0,1,1,0,1,0,1,0,0,1,1,1,0,1,1,1,1,0,1,1],
  [1,0,1,1,1,1,1,1,0,0,1,1,1,1,1,0,0,0,0,1,0,0,0,1,1,0,1,0,1,0,1,1,0,1,0,1],
  [1,1,0,1,1,1,1,0,1,1,1,0,0,1,0,1,0,1,1,0,0,0,0,1,0,1,0,0,1,1,1,0,1,0,1,1],
  [0,0,0,1,1,0,0,1,0,0,1,1,1,1,1,0,1,0,0,0,1,1,1,0,0,0,1,0,0,1,1,1,1,1,0,1],
  [1,0,0,1,0,0,1,0,0,1,1,0,1,1,1,1,0,0,1,0,1,0,0,1,0,0,1,1,1,1,1,1,0,0,1,0],
  [1,0,1,1,1,1,1,0,0,1,0,0,0,1,1,1,0,0,0,1,0,1,1,1,1,1,0,0,1,0,0,1,1,0,0,0],
  [0,1,0,0,1,1,1,1,1,1,0,0,1,0,0,1,0,1,0,0,1,1,1,1,0,1,1,0,0,1,0,0,1,0,0,1],
  [0,0,1,1,1,1,0,1,0,0,1,1,1,0,1,1,0,1,1,1,0,0,0,1,0,0,1,1,1,1,0,1,1,0,1,0],
  [0,0,1,1,0,0,1,0,1,0,1,0,1,1,0,1,0,1,0,1,0,1,0,1,1,1,0,0,1,1,0,1,1,1,1,1],
  [0,1,0,1,1,0,1,1,1,1,0,0,1,0,0,0,1,1,1,0,1,1,0,1,1,1,0,0,1,0,1,1,1,1,0,0],
  [1,1,1,1,1,0,1,1,0,0,1,1,1,0,1,0,1,0,1,0,1,0,1,1,0,1,0,1,0,1,0,0,1,1,0,0],
  [1,0,0,1,1,1,1,0,0,1,0,1,0,0,1,0,1,0,0,1,0,0,1,1,0,1,1,0,1,1,0,1,0,1,0,1],
  [0,0,0,0,1,1,1,1,1,0,0,0,0,1,0,1,0,0,1,0,0,0,1,1,0,1,1,1,0,1,1,1,1,0,1,1],
  [1,0,1,0,1,0,1,1,0,1,1,0,1,1,0,0,1,0,0,1,0,1,0,0,1,0,1,0,0,1,1,1,1,0,0,1],
  [1,1,0,1,1,1,1,0,1,1,1,0,1,1,0,0,0,1,0,0,1,0,1,0,0,0,0,1,1,1,1,1,0,0,0,0],
  [1,1,0,1,0,1,0,0,0,1,1,1,0,1,0,0,0,1,0,1,1,1,0,0,1,0,0,0,1,0,0,0,1,0,0,0],
  [0,1,0,0,0,1,0,0,1,1,0,1,1,0,1,0,0,0,0,0,1,0,1,1,0,1,0,0,1,0,0,0,0,1,1,1],
  [0,0,0,1,0,0,0,1,0,0,0,1,0,0,1,1,1,0,1,0,0,0,1,0,1,1,1,0,0,0,1,0,1,0,1,1],
  [1,1,1,0,0,0,0,1,0,0,1,0,1,1,0,1,0,0,0,0,0,1,0,1,1,0,1,1,0,0,1,0,0,0,1,0],
  [0,0,1,1,0,0,1,0,0,0,1,1,0,0,1,0,0,1,0,1,1,1,0,0,1,1,1,0,0,1,0,1,0,1,1,0],
  [0,1,0,0,1,0,1,1,1,0,0,0,0,1,1,1,0,1,1,0,1,0,0,1,1,0,0,0,1,0,0,1,0,1,1,0],
  [0,1,1,0,1,0,1,0,0,1,1,1,0,0,1,1,1,0,1,0,0,1,0,0,1,1,0,0,0,1,0,0,1,1,0,0],
  [0,1,1,0,1,0,0,1,0,0,0,1,1,0,0,1,0,1,1,0,1,1,1,0,0,0,0,1,1,1,0,1,0,0,1,0],
  [0,1,1,0,1,1,1,0,0,0,0,0,1,0,0,0,0,1,1,0,1,0,0,1,1,0,0,1,1,1,0,0,0,0,0,1],
  [0,1,1,1,1,0,0,0,0,0,0,1,0,0,1,0,0,1,0,1,0,0,0,0,0,1,0,0,0,1,1,1,1,1,0,1],
  [1,0,0,0,0,0,1,1,1,0,0,1,1,0,0,1,0,1,1,0,0,0,0,1,0,0,0,0,0,1,1,1,0,1,1,0],
  [1,0,1,1,1,1,1,0,0,0,1,0,0,0,0,0,1,0,1,0,0,1,0,0,1,0,0,0,0,0,0,1,1,1,1,0],
  [1,0,1,1,1,0,0,1,0,1,1,0,0,0,1,0,1,0,0,0,1,1,0,1,0,0,1,0,0,1,1,0,0,0,1,1],
  [1,0,0,0,0,1,0,0,0,0,1,0,0,1,1,1,0,1,0,0,1,0,1,1,1,0,0,1,1,1,1,1,1,0,0,0],
  [1,1,0,0,0,1,1,0,0,1,0,0,1,0,1,1,0,0,0,1,0,1,0,0,0,1,1,0,1,0,0,1,1,1,0,1],
  [0,0,0,1,1,1,1,1,1,0,0,1,1,1,0,1,0,0,1,0,1,1,1,0,0,1,0,0,0,0,1,0,0,0,0,1],
  [1,1,1,0,1,0,0,0,0,1,1,1,0,1,1,0,1,1,0,0,1,0,1,1,1,0,1,1,0,1,0,1,0,1,0,1],
  [0,1,0,0,0,1,1,0,0,1,0,1,0,1,1,1,0,1,1,1,0,0,1,0,0,0,1,1,1,1,1,1,1,1,1,0],
  [1,0,1,0,1,0,1,0,1,1,0,1,1,1,0,1,0,0,1,1,0,1,1,0,1,1,1,0,0,0,0,1,0,1,1,1],
  [0,1,1,1,1,1,1,1,1,1,0,0,0,1,0,0,1,1,1,0,1,1,1,0,1,0,1,0,0,1,1,0,0,0,1,0],
  [0,0,0,1,1,0,1,1,0,1,0,0,0,1,0,0,1,0,0,0,1,1,0,1,1,1,0,1,1,0,0,0,1,1,1,0],
  [0,1,0,0,1,0,0,1,0,1,1,0,1,0,1,0,0,0,1,1,1,0,1,1,1,1,0,1,0,1,0,0,1,0,0,0],
  [0,1,1,1,0,0,0,1,1,0,1,1,1,0,1,1,0,0,0,1,0,0,1,0,0,0,1,0,1,1,0,1,1,0,0,0],
  [0,0,0,1,0,0,1,0,1,0,1,1,1,1,0,1,1,1,0,0,0,1,0,1,0,1,1,0,1,0,0,1,0,0,1,0],
  [1,0,1,0,1,1,0,0,1,1,1,0,1,0,0,0,0,1,0,0,0,1,0,0,1,0,1,1,1,0,1,1,1,0,1,1],
  [1,1,0,1,0,1,1,0,0,0,0,0,1,1,0,0,1,1,0,1,1,0,1,0,1,1,0,0,1,1,1,0,0,1,0,1],
  [1,1,0,1,1,1,0,1,1,1,0,1,0,0,1,0,0,0,1,0,0,0,0,1,0,1,1,1,0,0,1,1,0,1,0,1],
  [1,0,1,0,0,1,1,1,0,0,1,1,0,1,0,1,1,0,1,1,0,0,1,1,0,0,0,0,0,1,1,0,1,0,1,1],
  [1,1,0,1,0,1,1,1,1,1,1,0,0,0,0,1,0,1,1,1,0,1,0,0,0,0,0,1,0,1,1,0,1,0,1,0],
  [1,0,1,0,1,1,0,0,1,0,1,1,1,0,0,0,1,0,0,1,1,1,1,1,1,0,0,0,1,0,0,1,0,1,0,1],
  [0,1,0,1,0,1,1,0,1,0,0,0,0,0,1,0,1,1,1,0,1,0,0,0,0,1,1,1,1,1,1,0,1,0,1,1],
  [1,0,1,0,1,0,0,1,0,0,0,1,1,1,1,1,1,0,0,1,0,0,0,1,1,1,0,1,0,0,1,1,0,1,0,1],
  [0,0,0,0,1,1,1,0,1,0,1,0,0,0,1,0,0,1,1,0,1,0,1,0,1,0,0,0,1,0,1,1,1,1,0,1],
  [1,1,1,0,1,0,1,0,0,0,0,0,1,0,1,1,1,0,1,0,0,0,0,0,0,1,1,0,1,1,1,0,0,1,0,1],
  [1,0,1,1,1,1,0,1,0,0,0,1,0,1,0,1,0,1,1,0,0,1,0,0,0,1,0,1,0,1,1,1,0,0,0,0],
  [1,0,1,0,0,1,1,1,0,1,1,0,0,0,0,0,0,1,0,1,1,1,0,1,0,0,0,0,0,1,0,1,0,1,1,1],
  [1,1,0,0,1,1,1,1,0,0,0,1,1,0,0,1,1,1,0,0,0,1,1,1,1,1,1,0,1,0,0,0,1,1,0,1],
  [0,1,0,1,1,1,0,1,0,0,1,1,1,1,0,0,0,0,1,0,1,1,0,0,0,1,1,1,0,1,1,0,1,1,1,1],
  [1,0,1,1,0,0,0,1,0,1,1,1,1,1,1,0,0,0,1,1,1,0,0,1,1,0,0,0,1,1,1,1,0,0,1,1],
  [1,1,1,1,0,1,1,0,1,1,1,0,0,0,1,1,0,1,0,0,0,0,1,1,1,1,0,0,1,0,1,1,1,0,1,0],
  [1,1,1,0,1,0,0,1,1,0,0,1,1,0,1,1,0,1,1,1,1,1,1,0,1,1,0,1,1,0,0,1,0,0,1,1],
  [0,1,1,1,0,1,1,1,1,0,1,1,0,0,1,1,1,1,0,1,1,1,0,0,1,1,1,0,0,1,1,0,0,1,1,0],
  [1,1,0,0,1,0,0,1,1,0,1,1,0,1,1,1,1,1,1,0,1,1,0,1,1,0,0,1,1,0,0,1,0,1,1,1],
  [0,1,1,0,0,1,1,0,0,1,1,1,0,0,1,1,1,0,1,1,1,1,0,0,1,1,0,1,1,1,1,0,1,1,1,0],
  [1,0,1,0,1,1,1,1,1,0,1,1,0,0,0,1,1,0,1,0,0,0,0,0,1,1,0,1,0,1,0,1,0,1,1,0],
  [0,1,1,0,1,1,1,1,0,0,1,0,0,0,0,0,1,1,1,1,0,1,0,0,1,0,0,1,1,1,0,1,0,0,1,1],
  [0,1,1,0,1,0,1,0,1,0,1,1,0,0,0,0,0,1,0,1,1,0,0,0,1,1,0,1,1,1,1,1,0,1,0,1],
  [1,1,0,0,1,0,1,1,1,0,0,1,0,0,1,0,1,1,1,1,0,0,0,0,0,1,0,0,1,1,1,1,0,1,1,0],
  [1,1,1,0,1,0,1,1,1,0,1,1,0,1,0,1,1,1,1,1,0,0,1,0,0,1,1,0,0,0,1,0,1,0,0,1],
  [1,0,1,0,1,1,0,1,1,1,1,1,1,1,0,0,1,1,0,0,0,1,0,0,0,0,1,1,1,1,1,0,0,1,1,0],
  [1,0,0,1,0,1,0,0,0,1,1,0,0,1,0,0,1,1,1,1,1,0,1,0,1,1,0,1,1,1,0,1,0,1,1,1],
  [0,1,1,0,0,1,1,1,1,1,0,0,0,0,1,0,0,0,1,1,0,0,1,1,1,1,1,1,1,0,1,1,0,1,0,1],
  [1,0,0,0,1,0,0,1,1,1,0,0,1,1,0,1,0,1,1,1,1,0,1,1,1,1,1,0,0,1,0,1,1,1,0,0],
  [0,1,1,1,0,1,1,1,1,1,1,0,1,1,1,0,1,0,1,0,0,1,1,0,0,0,1,0,0,1,0,1,1,1,0,0],
  [0,0,1,1,1,0,1,0,0,1,1,1,1,1,0,1,1,1,1,0,1,0,1,1,0,0,1,1,1,0,0,1,0,0,0,1],
  [0,0,1,1,1,0,1,0,0,1,0,0,0,1,1,0,0,1,0,1,0,1,1,1,0,1,1,1,1,1,1,0,1,1,1,0],
  [0,1,0,0,1,0,0,0,1,0,0,0,0,1,0,1,0,0,0,0,1,1,1,0,1,1,1,0,1,0,1,0,1,1,1,1],
  [1,1,0,0,0,0,0,1,0,1,0,1,1,1,1,0,1,0,1,0,1,1,0,0,1,1,1,0,0,1,1,0,0,0,0,0],
  [1,1,1,1,0,1,0,1,0,1,1,1,0,1,1,1,0,0,0,0,1,0,1,0,0,0,0,1,0,0,0,1,0,0,1,0],
  [0,0,0,0,0,1,1,0,0,1,1,1,0,0,1,1,0,1,0,1,0,1,1,1,1,0,1,0,1,0,0,0,0,0,1,1],
  [1,1,1,1,0,0,0,1,0,1,1,0,0,1,0,1,1,1,0,1,0,1,1,0,1,1,0,0,1,1,0,0,1,1,0,1],
  [0,1,0,0,0,1,0,1,1,1,1,1,1,0,0,0,0,1,1,0,1,1,1,1,0,1,1,1,1,0,1,1,0,1,0,0],
  [1,0,1,1,0,0,1,1,0,0,1,1,0,1,1,0,1,0,1,1,1,0,1,0,0,1,1,0,1,0,0,0,1,1,1,1],
  [0,0,1,0,1,1,0,1,1,1,1,0,1,1,1,1,0,1,1,0,0,0,0,1,1,1,1,1,1,0,1,0,0,0,1,0],
  [0,0,1,1,0,0,1,1,0,1,0,0,1,1,1,0,1,0,0,1,1,0,0,1,0,1,0,0,0,1,0,1,1,1,1,1],
  [0,0,0,1,1,0,1,1,1,1,1,0,1,0,1,1,0,1,1,0,0,0,1,1,1,0,0,1,0,0,1,1,1,0,0,0],
  [1,1,1,1,1,0,1,0,0,0,1,0,1,0,0,1,1,0,0,1,0,1,1,1,0,0,1,0,1,1,0,0,1,1,0,0],
  [0,0,0,1,1,1,0,0,1,0,0,1,1,1,0,0,0,1,1,0,1,1,0,1,0,1,1,1,1,1,0,1,1,0,0,0],
  [0,0,1,1,1,1,0,0,1,0,0,0,1,0,0,0,1,0,1,0,1,1,1,1,0,0,0,1,0,1,0,1,1,0,1,0],
  [0,0,1,1,0,0,1,0,0,0,0,0,1,0,1,0,1,1,0,1,1,0,0,1,1,0,1,1,0,1,0,1,1,0,0,1],
  [0,1,0,1,1,0,1,0,1,0,0,0,1,1,1,1,0,1,0,1,0,0,0,1,0,0,0,1,0,0,1,1,1,1,0,0],
  [1,0,0,1,1,0,1,0,1,1,0,1,1,0,0,1,1,0,1,1,0,1,0,1,0,0,0,0,0,1,0,0,1,1,0,0],
  [1,1,0,1,1,0,1,1,1,1,1,0,0,1,0,1,0,0,0,1,0,0,0,0,1,1,1,0,1,0,1,0,0,0,1,1],
  [1,1,0,0,1,1,0,1,1,1,1,1,0,1,0,0,1,0,0,0,0,1,1,1,1,1,0,0,1,1,1,0,0,0,0,0],
  [1,1,0,0,0,1,0,1,0,1,1,1,0,0,0,0,1,0,0,0,1,0,1,0,0,1,1,1,1,1,0,1,1,0,1,1],
  [0,0,0,0,0,1,1,1,0,0,1,1,1,1,1,0,0,0,0,1,0,0,1,0,1,1,1,1,1,0,1,1,0,0,1,1],
  [0,0,1,0,1,0,0,1,1,0,1,0,1,0,0,1,0,0,1,1,1,0,0,0,1,0,0,1,0,0,1,1,1,1,0,1],
  [1,1,1,1,0,0,1,0,1,0,1,0,1,0,1,0,1,1,1,1,0,1,0,0,0,0,0,0,1,1,1,0,0,0,0,0],
  [1,0,1,1,1,1,0,0,1,0,0,1,0,0,0,1,1,1,0,0,1,0,0,1,0,1,0,1,1,0,0,1,0,1,0,0],
  [0,0,0,0,0,1,1,1,0,0,0,0,0,0,1,0,1,1,1,1,0,1,0,1,0,1,0,1,0,1,0,0,1,1,1,1],
  [0,0,1,1,1,1,1,1,1,1,0,1,1,1,1,1,0,0,0,1,0,0,1,1,0,1,0,1,1,1,0,1,1,1,1,1],
  [0,0,0,1,1,0,1,1,1,1,1,0,1,0,0,1,1,1,1,1,0,1,1,1,1,1,1,0,0,1,1,1,1,0,1,1],
  [1,1,1,1,1,0,1,1,1,0,1,0,1,1,0,0,1,0,0,0,1,1,1,1,1,0,1,1,1,1,1,1,1,1,0,0],
  [1,1,0,1,1,1,1,0,0,1,1,1,1,1,1,0,1,1,1,1,1,0,0,1,0,1,1,1,1,1,0,1,1,0,0,0],
  [0,0,1,0,1,0,1,0,0,0,0,0,0,0,1,1,0,0,0,1,1,0,1,0,1,0,1,1,0,1,0,0,0,1,0,0],
  [0,1,0,0,1,0,0,0,1,0,0,0,0,1,1,1,0,1,1,1,0,1,0,0,0,0,1,0,0,1,0,1,0,0,0,0],
  [0,0,1,0,0,0,1,0,1,1,0,1,0,1,0,1,1,0,0,0,1,1,0,0,0,0,0,0,0,1,0,1,0,1,0,0],
  [0,0,0,0,1,0,1,0,0,1,0,0,0,0,1,0,1,1,1,0,1,1,1,0,0,0,0,1,0,0,0,1,0,0,1,0],
  [1,1,1,1,0,0,0,1,1,0,0,1,0,1,0,1,0,0,0,1,0,0,1,1,1,1,1,1,0,0,0,0,1,0,1,1],
  [0,1,0,0,0,1,0,1,1,1,1,1,1,1,0,0,1,1,0,1,0,1,0,1,1,0,1,0,0,0,1,0,1,0,1,0],
  [1,1,0,1,0,0,0,0,1,1,1,1,1,1,0,0,1,0,0,0,1,0,1,0,1,0,0,1,1,0,0,0,1,1,1,1],
  [0,1,0,1,0,1,0,0,0,1,0,1,1,0,1,0,1,0,1,1,0,0,1,1,1,1,1,1,1,0,1,0,0,0,1,0],
  [1,1,1,0,1,0,0,0,0,0,0,1,1,1,0,0,0,0,1,1,1,1,0,1,0,1,1,1,1,0,1,1,1,1,0,1],
  [1,0,1,1,0,1,1,1,1,1,0,1,1,1,1,0,0,1,1,1,1,0,0,0,0,1,0,0,0,1,1,0,1,0,1,0],
  [1,0,1,1,1,1,0,1,1,1,1,0,1,0,1,1,1,1,0,0,0,0,1,1,1,0,0,0,0,0,0,1,0,1,1,1],
  [0,1,0,1,0,1,1,0,0,0,1,0,0,0,0,1,1,1,1,0,0,1,1,1,1,0,1,1,1,1,1,0,1,1,0,1],
  [0,0,1,0,0,1,0,1,1,1,0,0,1,0,0,0,1,0,1,0,0,0,0,0,0,1,1,0,0,0,0,1,1,0,1,0],
  [0,0,1,1,0,0,1,1,0,0,1,0,1,1,0,0,1,1,0,0,0,0,1,0,1,0,0,1,0,0,0,0,0,0,0,1],
  [0,1,0,1,1,0,0,0,0,1,1,0,0,0,0,0,0,1,0,1,0,0,0,1,0,0,1,1,1,0,1,0,0,1,0,0],
  [1,0,0,0,0,0,0,0,1,0,0,1,0,1,0,0,0,0,1,1,0,0,1,1,0,1,0,0,1,1,0,0,1,1,0,0],
  [0,0,0,1,0,1,0,1,0,1,1,0,1,0,1,1,0,1,0,0,0,0,0,1,1,1,1,1,0,0,0,1,0,1,1,0],
  [0,1,0,1,0,0,1,1,0,0,1,0,0,1,0,1,0,0,1,1,0,1,1,1,1,0,0,0,1,0,0,0,1,1,0,1],
  [0,1,1,0,1,0,0,0,1,1,1,1,1,0,0,0,0,0,1,0,1,1,0,1,0,1,1,0,1,0,1,0,1,0,0,0],
  [1,0,1,1,0,0,0,1,0,0,0,1,1,1,1,0,1,1,0,0,1,0,1,0,0,1,0,0,1,1,0,0,1,0,1,0],
  [0,0,1,0,1,0,0,0,1,1,1,0,1,0,0,0,1,0,0,1,1,1,0,0,0,1,0,0,0,1,1,1,1,1,1,0],
  [1,0,0,1,0,0,1,1,1,0,0,0,1,0,1,0,1,1,1,0,1,0,1,0,1,0,0,1,1,1,0,1,0,0,0,0],
  [0,1,1,1,1,1,1,0,0,0,1,0,0,0,1,1,1,0,0,1,0,0,0,1,0,1,1,1,0,0,0,1,0,1,0,0],
  [0,0,0,0,1,0,1,1,1,0,0,1,0,1,0,1,0,1,1,1,0,1,0,1,0,0,0,1,1,1,0,0,1,0,0,1],
  [1,0,0,0,0,1,1,1,0,1,0,0,0,1,0,0,0,1,1,1,0,1,0,0,1,0,1,0,1,1,0,0,1,1,1,0],
  [0,1,1,0,1,1,0,0,1,1,1,0,1,1,0,0,0,0,1,0,1,0,1,0,1,1,0,0,0,0,0,1,0,1,0,1],
  [0,1,1,1,0,0,1,1,0,1,0,1,0,0,1,0,1,1,1,0,0,0,1,0,0,0,1,0,1,1,1,0,0,0,0,1],
  [1,0,1,0,1,0,0,0,0,0,1,1,0,1,0,1,0,1,0,0,0,0,1,1,0,1,1,1,0,0,1,1,0,1,1,0],
  [0,1,0,0,1,0,0,0,0,1,0,0,0,1,0,0,0,1,1,0,1,1,0,0,0,1,0,1,1,1,1,0,1,0,0,1],
  [1,0,1,0,0,0,0,1,0,1,0,1,1,0,1,0,0,0,0,1,1,0,1,0,0,1,0,0,0,1,1,1,0,1,0,0],
  [1,0,0,1,0,1,1,1,1,0,1,0,0,0,1,1,0,1,1,0,0,0,1,0,0,0,1,0,0,0,0,1,0,0,1,0],
  [0,0,1,0,1,1,1,0,0,0,1,0,0,1,0,1,1,0,0,0,0,1,0,1,1,0,1,0,1,0,0,0,0,1,0,1],
  [0,0,1,1,0,0,0,0,0,0,1,0,1,0,0,1,1,1,1,1,0,1,0,0,1,0,0,0,0,1,1,0,1,0,0,1],
  [1,1,1,1,0,0,0,0,1,0,0,0,1,0,0,0,0,1,0,0,1,1,0,1,0,0,0,1,1,0,1,1,0,1,0,0],
  [1,0,0,1,0,1,1,0,0,0,0,1,0,0,1,0,1,1,1,1,1,0,0,1,0,1,0,0,0,0,0,0,1,1,0,0],
  [0,0,1,0,1,1,0,1,1,0,0,0,1,0,1,1,0,0,1,0,0,0,0,1,0,0,0,1,0,0,0,0,1,1,1,1],
  [0,0,0,1,1,0,0,0,1,0,0,0,0,0,0,1,1,0,1,1,0,1,1,1,0,1,1,0,1,1,1,1,0,0,0,1],
  [1,0,1,0,0,0,1,1,1,0,0,0,0,1,0,0,1,0,0,0,1,1,0,1,0,1,1,1,0,1,1,1,1,0,0,0],
  [1,0,0,0,1,1,1,1,0,1,1,0,1,1,1,0,1,1,0,1,1,0,0,0,0,0,0,1,0,0,0,1,1,0,0,0],
  [0,0,0,1,1,1,1,0,1,1,1,0,1,0,1,1,0,0,0,1,0,0,1,0,0,0,0,1,1,1,0,0,0,1,0,1],
  [0,1,1,0,0,0,1,0,0,1,0,1,0,1,0,1,0,0,0,0,1,0,1,1,1,1,1,0,1,0,0,0,1,1,0,1],
  [0,1,0,0,1,0,0,1,0,1,0,1,1,1,1,0,0,1,1,0,0,1,1,0,0,1,1,0,0,0,1,0,1,0,1,0],
  [1,0,1,1,0,0,0,1,0,1,1,1,1,1,0,1,0,0,0,0,1,0,1,0,1,0,1,0,0,1,0,0,0,1,1,0],
  [0,1,0,1,0,1,0,0,0,1,1,0,0,1,1,0,0,1,1,0,0,1,1,1,1,0,1,0,1,0,0,1,0,0,1,0],
  [1,1,1,0,0,1,0,1,1,1,1,1,0,0,1,1,1,1,1,0,0,0,0,0,0,1,1,0,1,1,0,0,0,1,1,1],
  [0,0,1,0,0,1,0,1,0,0,1,1,0,1,0,1,1,1,1,0,0,1,1,0,1,1,0,1,1,0,1,1,0,1,1,1],
  [1,1,1,0,0,0,1,1,0,1,1,0,0,0,0,0,0,1,1,1,1,1,0,0,1,1,1,1,1,0,1,0,0,1,1,1],
  [1,1,1,0,1,1,0,1,1,0,1,1,0,1,1,0,0,1,1,1,1,0,1,0,1,1,0,0,1,0,1,0,0,1,0,0],
  [1,0,0,0,1,0,0,1,1,0,0,1,0,0,1,1,0,0,1,1,0,0,1,0,1,0,1,1,1,0,1,1,1,1,1,0],
  [1,1,1,0,0,1,1,0,1,0,1,0,1,1,0,1,1,0,1,1,0,1,0,0,1,1,1,0,0,1,0,0,0,0,1,0],
  [0,1,1,1,1,1,0,1,1,1,0,1,0,1,0,0,1,1,0,0,1,1,0,0,1,0,0,1,1,0,0,1,0,0,0,1],
  [0,1,0,0,0,0,1,0,0,1,1,1,0,0,1,0,1,1,0,1,1,0,1,1,0,1,0,1,0,1,1,0,0,1,1,1],
  [1,0,0,1,0,0,1,1,1,1,0,1,1,1,1,0,1,0,1,0,1,0,1,0,0,0,1,1,0,0,0,1,0,0,0,0],
  [0,0,1,1,1,1,1,0,0,1,1,0,0,1,1,1,1,0,0,1,0,0,1,1,0,0,1,1,0,0,0,0,0,0,1,0],
  [0,0,0,0,1,0,0,0,1,1,0,0,0,1,0,1,0,1,0,1,0,1,1,1,1,0,1,1,1,1,0,0,1,0,0,1],
  [0,1,0,0,0,0,0,0,1,1,0,0,1,1,0,0,1,0,0,1,1,1,1,0,0,1,1,0,0,1,1,1,1,1,0,0]  
];
